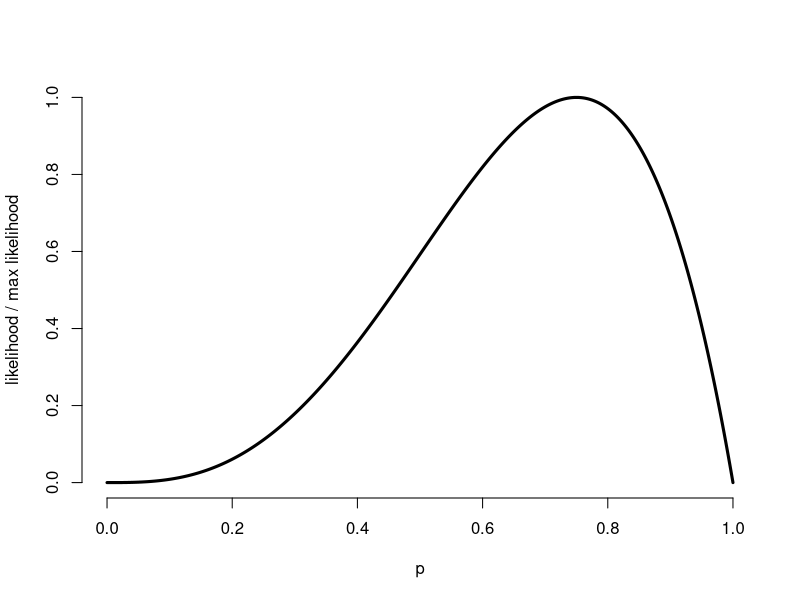
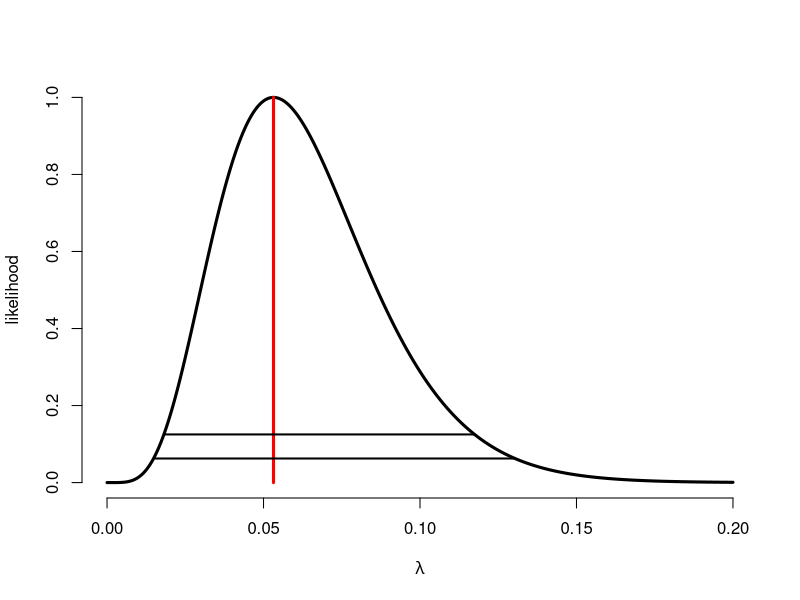

These figures' R source, in order:
## ---- chunk 1
pvals <- seq(0, 1, length = 1000)
plot(pvals, dbinom(3, 4, pvals) / dbinom(3, 4, 3/4), type = "l", frame = FALSE, lwd = 3, xlab = "p", ylab = "likelihood / max likelihood")
## ---- chunk 2
lambda <- seq(0, .2, length = 1000)
likelihood <- dpois(5, 94 * lambda) / dpois(5, 5)
plot(lambda, likelihood, frame = FALSE, lwd = 3, type = "l", xlab = expression(lambda))
lines(rep(5/94, 2), 0 : 1, col = "red", lwd = 3)
lines(range(lambda[likelihood > 1/16]), rep(1/16, 2), lwd = 2)
lines(range(lambda[likelihood > 1/8]), rep(1/8, 2), lwd = 2)
